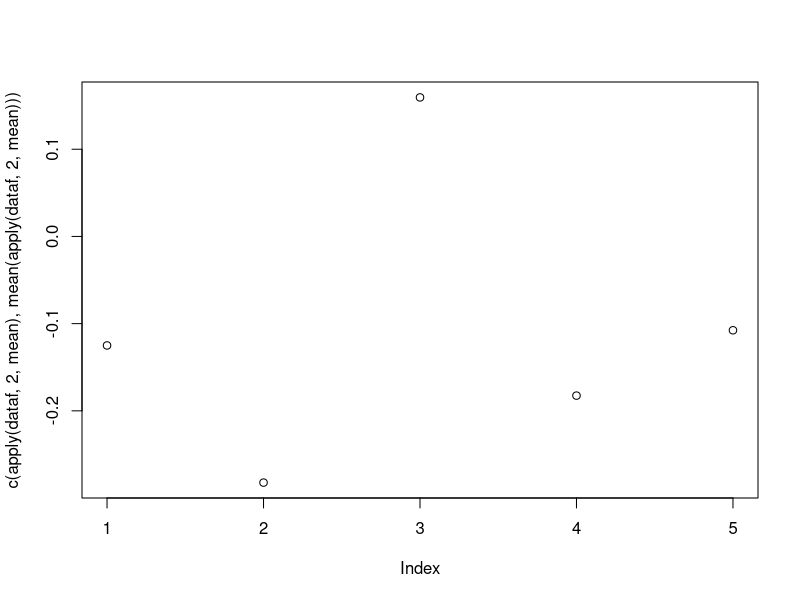
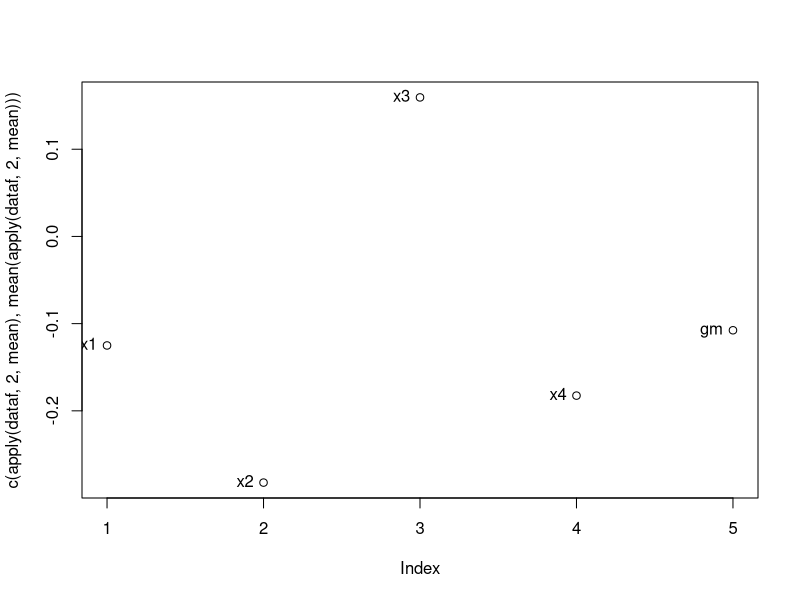

These charts were generated, in order, by the following R code:
# feature selection using means method
dataf <- matrix(rnorm(120), 30, 4)
dataf <- data.frame(dataf)
names(dataf)
head(dataf)
apply(dataf, 2, mean)
mean(apply(dataf, 2, mean))
plot(c(apply(dataf, 2, mean), mean(apply(dataf, 2, mean))))
plot(c(apply(dataf, 2, mean), mean(apply(dataf, 2, mean)))); text(c(apply(dataf, 2, mean), mean(apply(dataf, 2, mean))), labels = c('x1', 'x2', 'x3', 'x4', 'gm'), pos = 2)